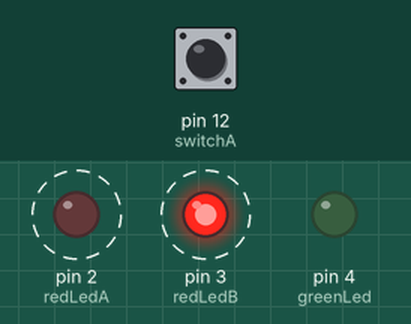
This sketch was run on a simulated Arduino Uno, built with avr-gcc and run on an emulated ATmega328P. Shown: output pins drawn as LEDs (lit = HIGH). Dashed ring = blinking. The inputs (shaded band) are chosen by the test bench; at power-on: pin 12 (switchA) HIGH.

Above: at 1.8 s.
1.9 s: pin 12 (switchA) pulled LOW for 3.2 s
At 2.6 s:
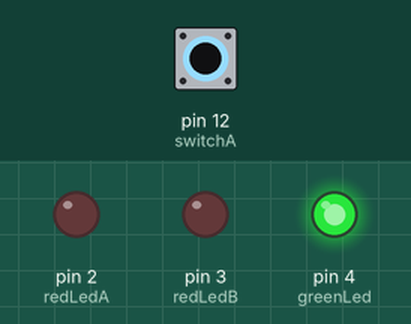
At 5.22 s:
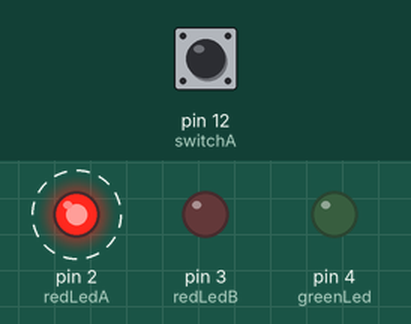
Timing chart, 0 to 12.6 s (numbered marks = the images above; inputs shaded):
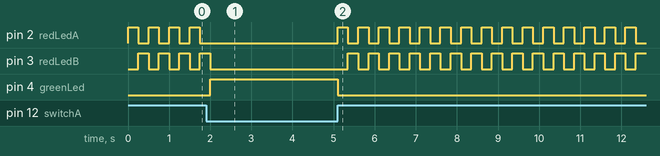

The sketch:

02_spaceship.ino
```cpp
// pins
int redLedA = 2;
int redLedB = 3;
int greenLed = 4;
int switchA = 12;

void setup() {
  pinMode(redLedA, OUTPUT);
  pinMode(redLedB, OUTPUT);
  pinMode(greenLed, OUTPUT);
  pinMode(switchA, INPUT);

}

int switchStateA = LOW;

void loop() {
  switchStateA = digitalRead(switchA);

  if (switchStateA == LOW) {
    digitalWrite(greenLed, HIGH);
    digitalWrite(redLedA, LOW);
    digitalWrite(redLedB, LOW);
  }
  else {
    digitalWrite(greenLed, LOW);

    // toggle two red switches
    digitalWrite(redLedA, HIGH);
    digitalWrite(redLedB, LOW);

    delay(250);

    digitalWrite(redLedA, LOW);
    digitalWrite(redLedB, HIGH);

    delay(250);
  }
}
```

Measured:
- after the input at 1.9 s, pin 4 (greenLed): LOW → HIGH after 0.10 s, → LOW 3.1 s later
- by itself, pin 3 (redLedB): repeats every 0.50 s: HIGH 0.25 s, LOW 0.25 s
